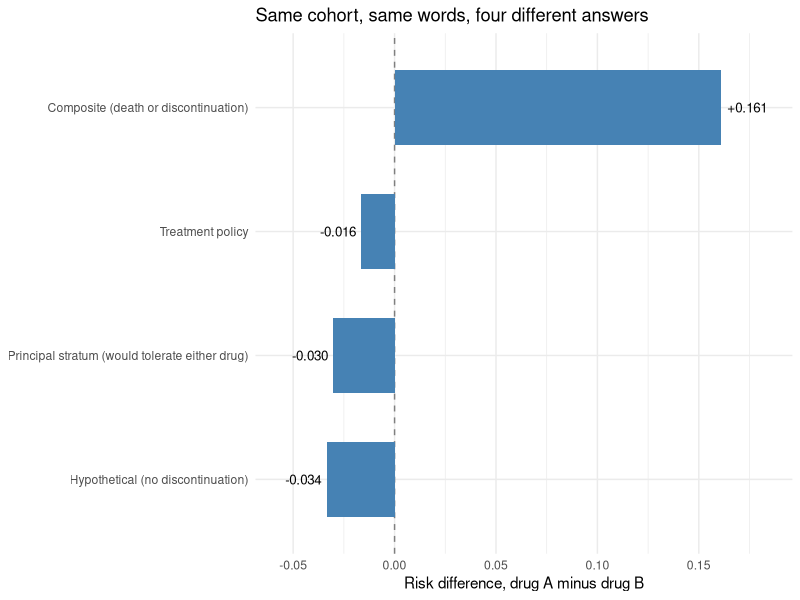

Source code (R):
## ---- chunk 1
#| include: false
knitr::opts_chunk$set(
  collapse = TRUE,
  comment = "#>",
  fig.width = 7,
  fig.height = 4,
  fig.align = "center"
)
## ---- chunk 2
#| label: ice-simulate
#| message: false
#| warning: false
library(dplyr)
library(ggplot2)

set.seed(2026)
n <- 20000

# Baseline covariates
age_c  <- rnorm(n, 0, 1)          # standardized age
cd4_c  <- rnorm(n, 0, 1)          # standardized baseline CD4
frail  <- rnorm(n, 0, 1)          # measured frailty index

# Treatment: drug A (1) versus drug B (0), confounded by baseline health
pA <- plogis(-0.2 + 0.30 * age_c - 0.35 * cd4_c + 0.25 * frail)
A  <- rbinom(n, 1, pA)

# Common random numbers: the same person's counterfactuals share these draws,
# so Y(1) and Y(0) describe the same patient under two regimes.
u_tol  <- rnorm(n)
u_disc <- runif(n)
u_die  <- runif(n)

# Month-3 tolerability marker (lower = worse tolerated). Drug A is harsher.
tol_of <- function(a) 0.45 - 0.85 * a - 0.30 * frail + 0.20 * cd4_c + u_tol

# Discontinuation by month 6, driven by tolerability
disc_of <- function(a) as.integer(u_disc < plogis(-1.0 - 1.5 * tol_of(a)))

# Death by month 12. Protection depends on the drug AND on staying on it.
# rep() keeps the branch vectorized when a or d is passed as a single value.
die_of <- function(a, d) {
  a <- rep(a, length.out = n)
  d <- rep(d, length.out = n)
  protection <- ifelse(a == 1, ifelse(d == 1, 0.20, 1.10),
                                ifelse(d == 1, 0.10, 0.45))
  as.integer(u_die < plogis(-2.3 + 0.55 * frail + 0.30 * age_c -
                              0.35 * cd4_c - protection))
}
## ---- chunk 3
#| label: ice-truths
# Natural course under each assignment
D1 <- disc_of(1); D0 <- disc_of(0)
Y1 <- die_of(1, D1); Y0 <- die_of(0, D0)

# The world in which nobody discontinues
Y1_stay <- die_of(1, 0); Y0_stay <- die_of(0, 0)

estimands <- tibble::tibble(
  Strategy = c("Treatment policy", "Hypothetical (no discontinuation)",
               "Composite (death or discontinuation)",
               "Principal stratum (would tolerate either drug)"),
  `Risk difference` = c(
    mean(Y1) - mean(Y0),
    mean(Y1_stay) - mean(Y0_stay),
    mean(pmax(Y1, D1)) - mean(pmax(Y0, D0)),
    mean(Y1[D1 == 0 & D0 == 0]) - mean(Y0[D1 == 0 & D0 == 0])
  )
)
estimands$`Per 1000` <- round(1000 * estimands$`Risk difference`)
knitr::kable(estimands, digits = c(0, 4, 0), align = "lrr")
## ---- chunk 4
#| label: fig-ice-strategies
#| fig-cap: "Four estimands computed from one simulated cohort of 20,000 patients. Each bar is the true value under its strategy, not an estimate, so the spread is not sampling error. Negative values favour drug A. The composite strategy reverses the sign because stopping the drug counts as an event, and drug A is stopped more often."
#| code-fold: true
ggplot(estimands, aes(reorder(Strategy, `Risk difference`), `Risk difference`)) +
  geom_hline(yintercept = 0, linetype = "dashed", colour = "grey50") +
  geom_col(fill = "steelblue", width = 0.6) +
  geom_text(aes(label = sprintf("%+.3f", `Risk difference`),
                hjust = ifelse(`Risk difference` < 0, 1.15, -0.15)), size = 3.4) +
  coord_flip() +
  scale_y_continuous(expand = expansion(mult = 0.18)) +
  labs(x = NULL, y = "Risk difference, drug A minus drug B",
       title = "Same cohort, same words, four different answers") +
  theme_minimal()
## ---- chunk 5
#| label: ice-discont
#| echo: false
disc_rates <- c(A = mean(D1), B = mean(D0))
## ---- chunk 6
#| label: ice-estimate
#| message: false
dat <- data.frame(A, age_c, cd4_c, frail, Y = Y1 * A + Y0 * (1 - A))

qfit <- glm(Y ~ A * (age_c + cd4_c + frail), family = binomial, data = dat)
risk_under <- function(a) {
  nd <- dat; nd$A <- a
  mean(predict(qfit, newdata = nd, type = "response"))
}
gcomp_tp <- risk_under(1) - risk_under(0)

c(estimated = round(gcomp_tp, 4),
  truth     = round(estimands$`Risk difference`[1], 4))
## ---- chunk 7
#| label: truncation-sim
set.seed(11)
m <- 40000
U <- rnorm(m)                              # unmeasured frailty
A <- rbinom(m, 1, 0.5)                     # randomized

# Survival to 12 months: the drug keeps frailer patients alive
surv_of <- function(a) plogis(0.5 + 1.6 * a - 1.8 * U)
u_s <- runif(m)
S1 <- as.integer(u_s < surv_of(1)); S0 <- as.integer(u_s < surv_of(0))
S  <- ifelse(A == 1, S1, S0)

# CD4 at 12 months, defined only for survivors. Effect is +40 for everyone.
e_y <- rnorm(m, 0, 45)
cd4_of <- function(a) 350 + 40 * a - 110 * U + e_y
Y <- ifelse(A == 1, cd4_of(1), cd4_of(0))
Y[S == 0] <- NA

naive <- mean(Y[A == 1 & S == 1]) - mean(Y[A == 0 & S == 1])
always <- S1 == 1 & S0 == 1
sace  <- mean(cd4_of(1)[always] - cd4_of(0)[always])

data.frame(
  quantity = c("Survivor contrast (naive)", "SACE (always-survivors)",
               "True individual effect"),
  cd4 = round(c(naive, sace, 40), 1)
)
## ---- chunk 8
#| label: truncation-shares
#| echo: false
sh <- c(always = mean(always), helped = mean(S1 == 1 & S0 == 0),
        neither = mean(S1 == 0 & S0 == 0))
